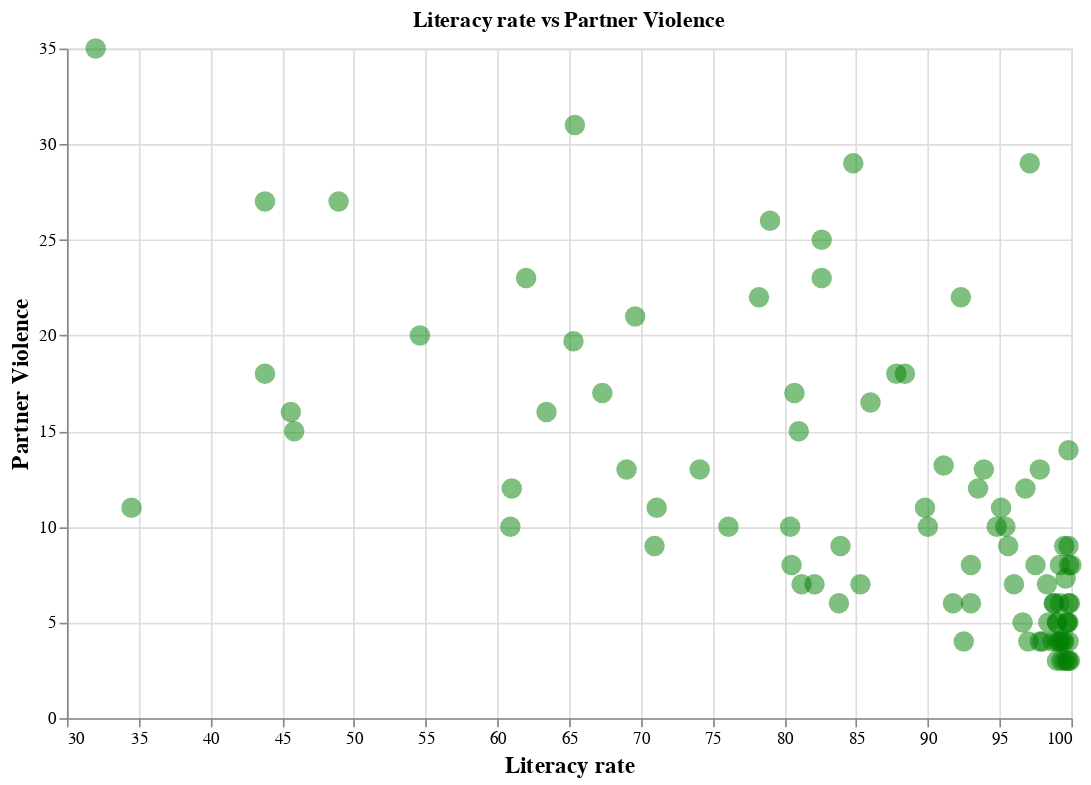

Notebook code for this chart:
### Code cell
countries_to_remove2 = ['Australia', 'United States', 'Luxembourg']
merged_df_1_aus = merged_df_1[~merged_df_1['Country name'].isin(countries_to_remove2)]


chart2 = alt.Chart(merged_df_1_aus).mark_circle(
    size=150, color = 'green', opacity = 0.5
).encode(
    x=alt.X('Literacy rate (2011)', title = 'Literacy rate', axis = alt.Axis(titleFont = 'Helvetica', titleFontSize = 14, labelFont = 'Helvetica'), scale=alt.Scale(zero=False)),
    y=alt.Y('Partner Violence (2018)', title = 'Partner Violence', axis = alt.Axis(titleFont = 'Helvetica', titleFontSize = 14, labelFont = 'Helvetica'), scale=alt.Scale(zero=False)),
    tooltip=['Country name', 'Literacy rate (2011)', 'Partner Violence (2018)']  # Optional tooltips
).properties(
    width=600,
    height=400,
    title='Literacy rate vs Partner Violence'
)
chart2.display()

### Figure 1 — Vega-Lite specification as saved in the notebook (floating-point values rounded to 4 significant figures; data arrays with more than 128 entries replaced by an {"elided": "..."} marker saying what was removed)
{"usermeta": {"embedOptions": {"theme": "latimes"}}, "config": {"view": {"continuousWidth": 300, "continuousHeight": 300}}, "data": {"name": "data-a9ee2e5643c4bdf7013bb89b309b4206"}, "mark": {"type": "circle", "color": "green", "opacity": 0.5, "size": 150}, "encoding": {"tooltip": [{"field": "Country name", "type": "nominal"}, {"field": "Literacy rate (2011)", "type": "quantitative"}, {"field": "Partner Violence (2018)", "type": "quantitative"}], "x": {"axis": {"labelFont": "Helvetica", "titleFont": "Helvetica", "titleFontSize": 14}, "field": "Literacy rate (2011)", "scale": {"zero": false}, "title": "Literacy rate", "type": "quantitative"}, "y": {"axis": {"labelFont": "Helvetica", "titleFont": "Helvetica", "titleFontSize": 14}, "field": "Partner Violence (2018)", "scale": {"zero": false}, "title": "Partner Violence", "type": "quantitative"}}, "height": 400, "title": "Literacy rate vs Partner Violence", "width": 600, "$schema": "https://vega.github.io/schema/vega-lite/v5.15.1.json", "datasets": {"data-a9ee2e5643c4bdf7013bb89b309b4206": {"elided": "207 records"}}}
